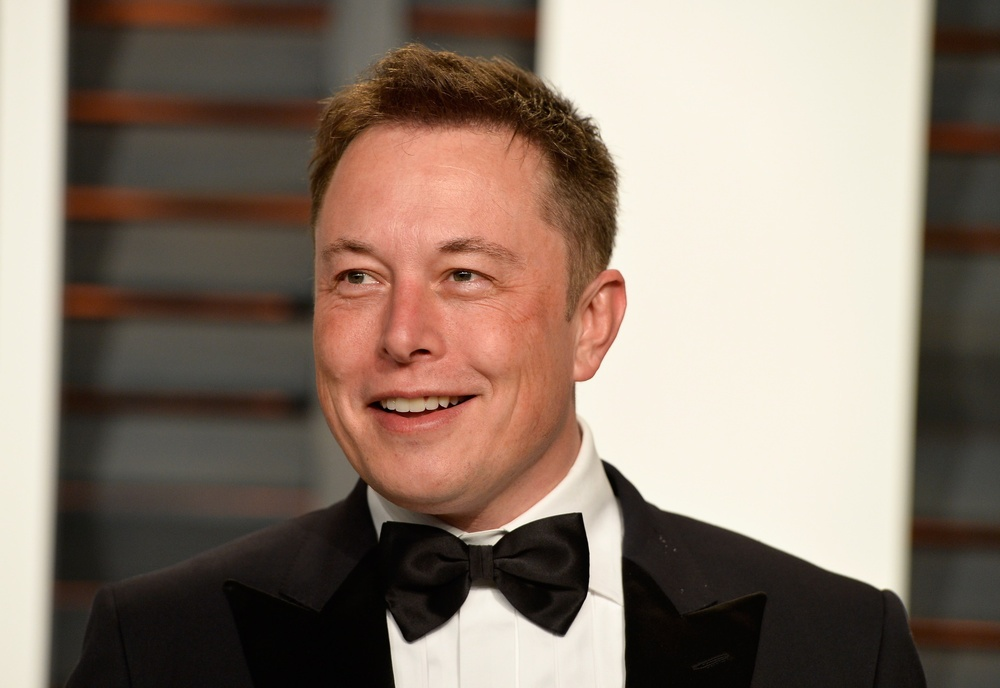
#> input picture PhotoEdu/ElonMusk.jpg, 1000 x 688 px, shrunk from 1846 x 1270 before the run
$ python SampleSpaces.py
#> lines starting #> are read from the running program, lines starting #| are printed output that depends on the picture
import cv2 as cv
import matplotlib.pyplot as plt

img = cv.imread('PhotoEdu/ElonMusk.jpg')
#> img is the input picture: shape (688, 1000, 3); mean B, G, R 109.7, 122.6, 139.2
cv.imshow('Elon Musk', img)


#bgr to rgb
rgb = cv.cvtColor(img, cv.COLOR_RGB2BGR)
cv.imshow('Elon Musk rgb ', rgb )

#hsv to bgr
hsv_bgr = cv.cvtColor(img, cv.COLOR_HSV2BGR)
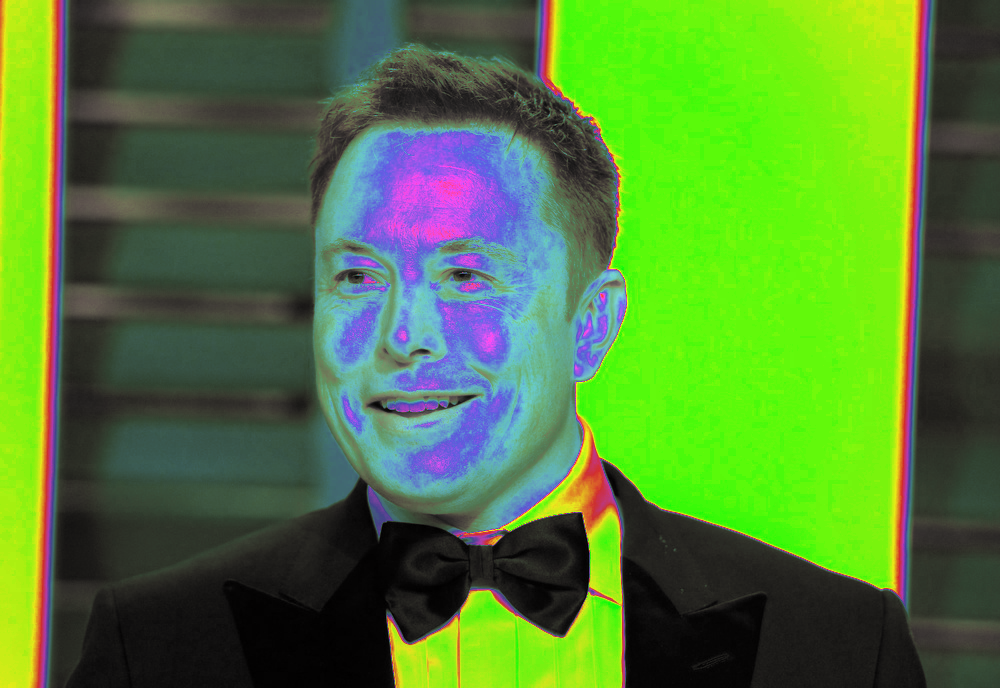
#> hsv_bgr: shape (688, 1000, 3); mean B, G, R 55.4, 127.6, 82.4
cv.imshow('Elon Musk hsv_bgr', hsv_bgr)


plt.imshow(img)
plt.show()

#cv.waitKey(0)

$ run again, with PhotoEdu/Richard.jpg copied over PhotoEdu/ElonMusk.jpg
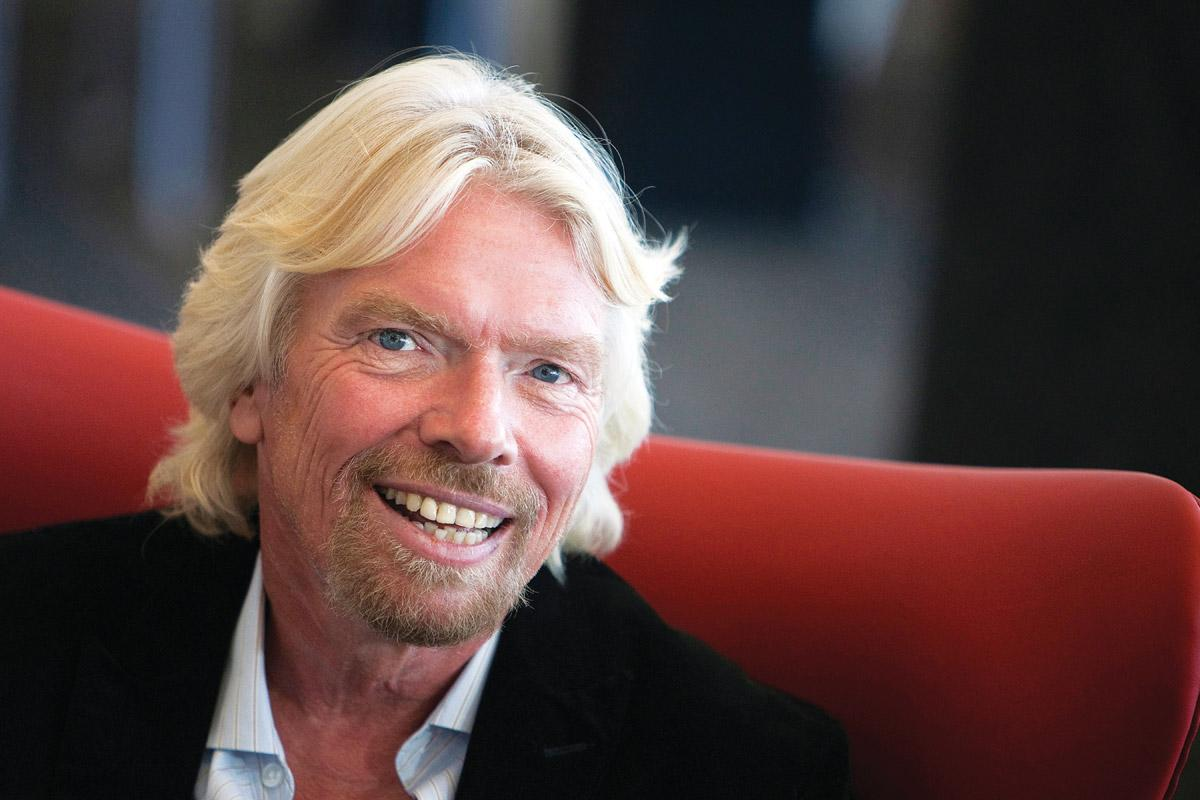
#> input picture PhotoEdu/Richard.jpg, 1200 x 800 px
#> img is the input picture: shape (800, 1200, 3); mean B, G, R 63.6, 65.3, 90
#> `hsv_bgr = cv.cvtColor(img, cv.COLOR_HSV2BGR)`:
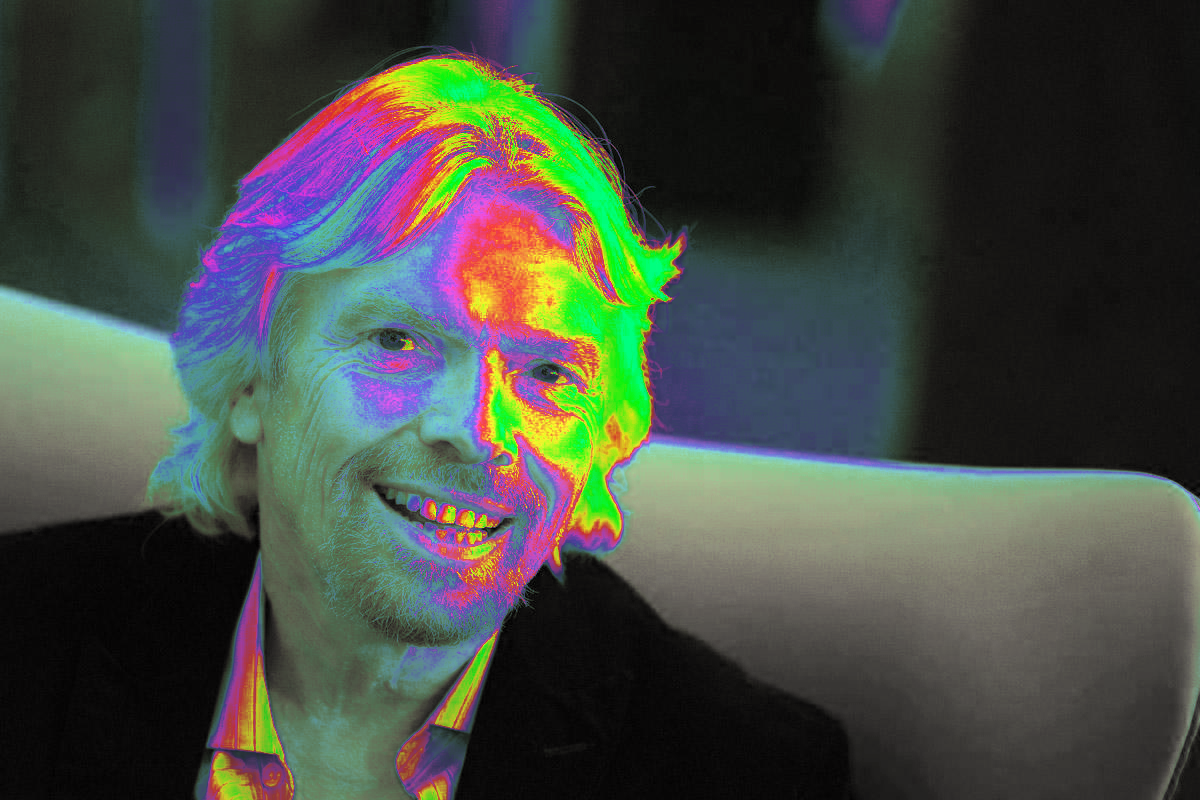
#> hsv_bgr: shape (800, 1200, 3); mean B, G, R 67.7, 74.7, 68.7

$ run again, with PhotoEdu/VernerBraun.jpg copied over PhotoEdu/ElonMusk.jpg
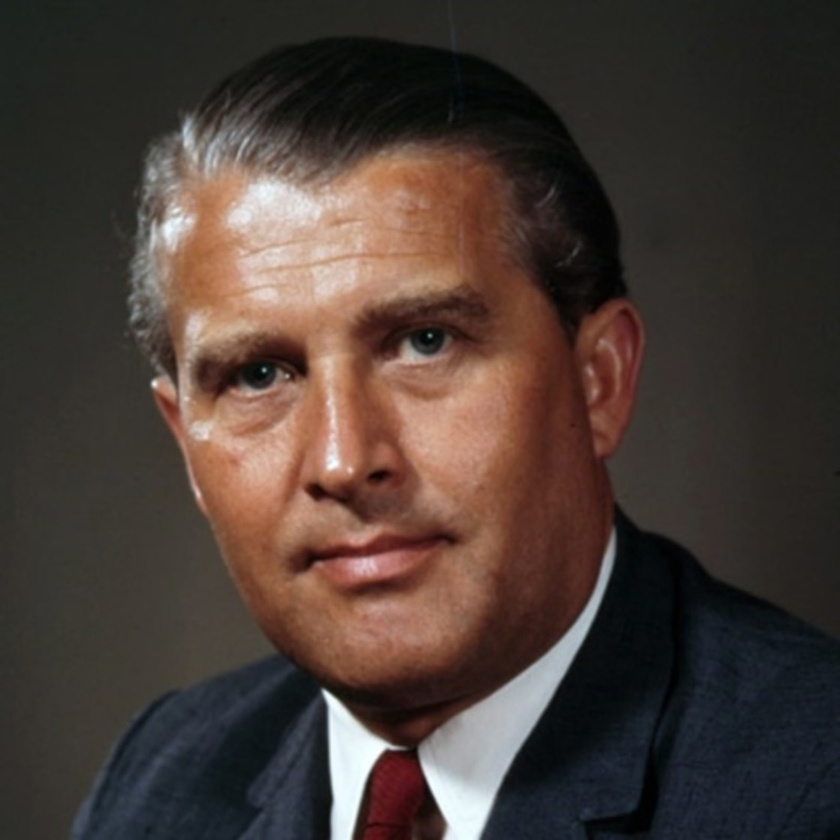
#> input picture PhotoEdu/VernerBraun.jpg, 840 x 840 px, shrunk from 1120 x 1120 before the run
#> img is the input picture: shape (840, 840, 3); mean B, G, R 53.7, 59.8, 72.4
#> `hsv_bgr = cv.cvtColor(img, cv.COLOR_HSV2BGR)`:
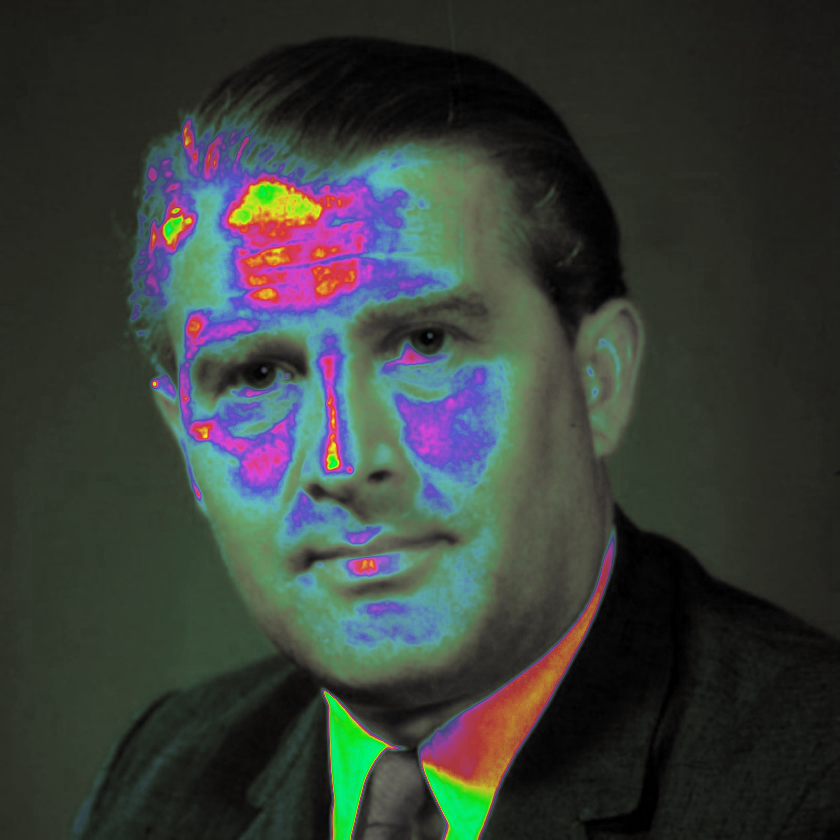
#> hsv_bgr: shape (840, 840, 3); mean B, G, R 57.7, 61.7, 55.8
